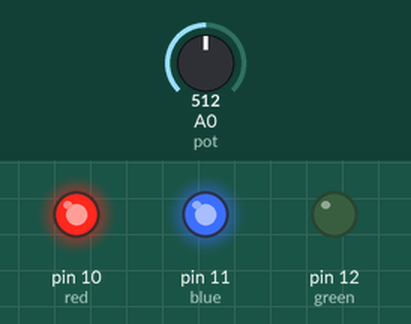
The sketch below on a simulated Arduino Uno, built with avr-gcc and run on an emulated ATmega328P. On the bench: output pins drawn as LEDs (lit = HIGH). Inputs (shaded band) come from the test bench; at power-on: A0 (pot) = 512.

Above: at 1.2 s.
1.3 s: A0 (pot) set to 502
At 2.5 s:
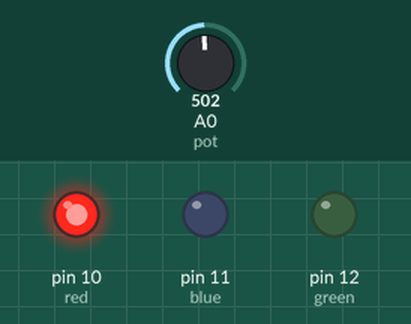
2.8 s: A0 (pot) set to 264
4.3 s: A0 (pot) set to 237
At 4.9 s:
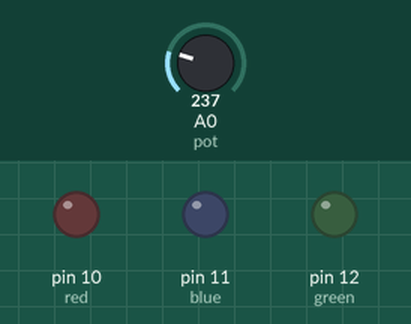
5.8 s: A0 (pot) set to 777
At 6.1 s:
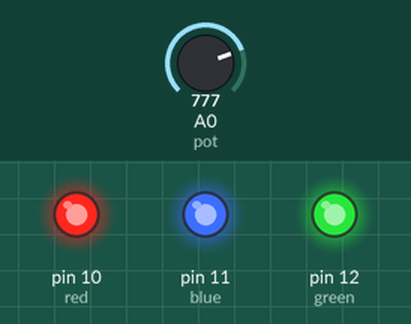
7.3 s: A0 (pot) set to 750
At 8.4 s:
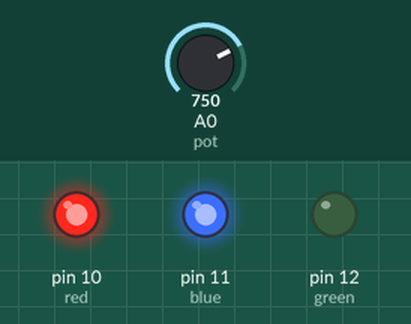
8.8 s: A0 (pot) set to 900
At 9.6 s:
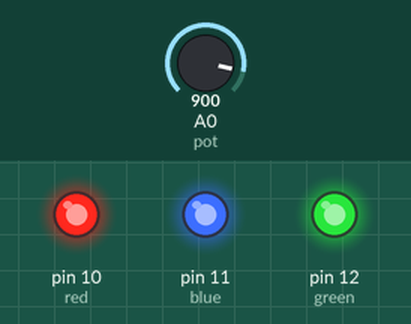
Timing chart, 0 to 11.3 s (numbered marks = the images above; inputs shaded):
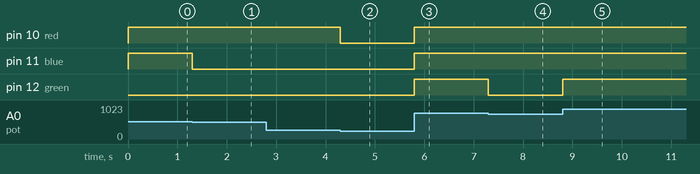

The sketch:

Fan_Speed_Controller.ino
```cpp
int red=10;
int blue=11;
int green=12;
int pot= A0;
int potvalue;

enum State{
  Off,
  Low,
  Medium,
  High,
};
State fanSpeed=Off;

void setup(){
  pinMode(red,OUTPUT);
  pinMode(blue, OUTPUT);
  pinMode(green, OUTPUT);
}

void loop(){
  potvalue= analogRead(pot);


  if(potvalue>=0 && potvalue<=255){
    fanSpeed=Off;
  }
  else if(potvalue>=256 && potvalue<=511){
    fanSpeed=Low;
  }
  else if(potvalue>=512 && potvalue<=767){
    fanSpeed=Medium;
  }
  else{
    fanSpeed=High;
  }

  switch(fanSpeed){

    case Off:
    digitalWrite(red,LOW);
    digitalWrite(blue,LOW);
    digitalWrite(green,LOW);

    break;

    case Low:
    digitalWrite(red,HIGH);
    digitalWrite(blue,LOW);
    digitalWrite(green,LOW);

    break;

    case Medium:
    digitalWrite(red, HIGH);
    digitalWrite(blue,HIGH);
    digitalWrite(green,LOW);

    break;

    case High:
    digitalWrite(red,HIGH);
    digitalWrite(blue,HIGH);
    digitalWrite(green,HIGH);

    break;
  }

}
```

Measured:
- the behaviour switches between 512 and 511 on A0 (pot) (found by bisection; images 0 and 1)
- the behaviour switches between 256 and 255 on A0 (pot) (found by bisection; images 1 and 2)
- the behaviour switches between 768 and 767 on A0 (pot) (found by bisection; images 3 and 4)
- after the input at 1.3 s, pin 11 (blue): HIGH → LOW at once
- after the input at 2.8 s, every drawn part: stays the same
- after the input at 4.3 s, pin 10 (red): HIGH → LOW at once
- after the input at 5.8 s, pin 10 (red), pin 11 (blue), pin 12 (green): LOW → HIGH at once
- after the input at 7.3 s, pin 12 (green): HIGH → LOW at once
- after the input at 8.8 s, pin 12 (green): LOW → HIGH at once
